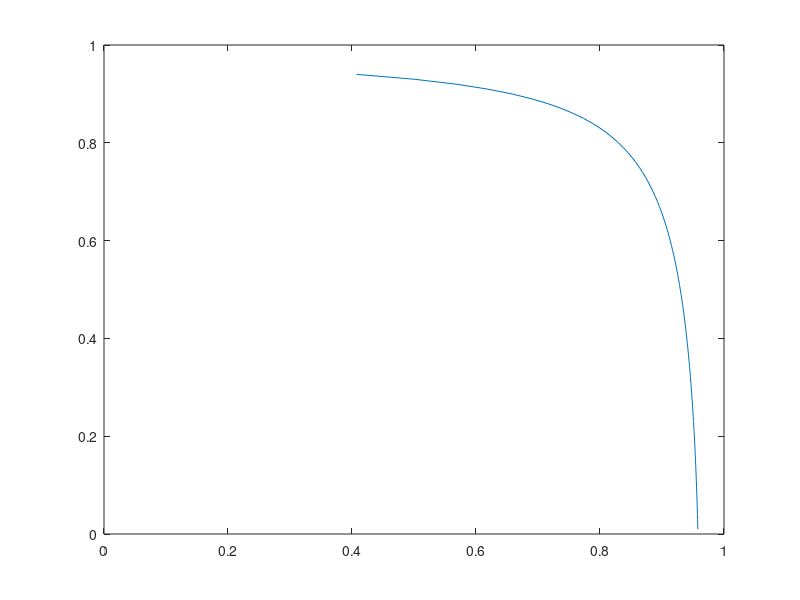

This chart was generated by the following MATLAB code:
close all;
clear all;

Pb = 1e-2;
Ia = 0.01:0.01:0.94;
A1 = 1.09542;
B1 = 0.214217;
C1 = 2.33727;
A2 = 0.706692;
B2 = 0.386013;
C2 = -1.75017;
if(Ia <= 0.3646)
    Sigma_a = A1 .* Ia.^2 + B1 .* Ia + C1 .* sqrt(Ia);
else
	Sigma_a = -A2 .* log(-B2 .* (Ia - 1.0)) - C2 .* Ia;
end
Var_a = Sigma_a.^2;
Mean_a = Var_a ./ 2.0;

Var_e = (2 * sqrt(2) * erfcinv(2 * Pb)) .^ 2 - Var_a;
Sigma_e = sqrt(Var_e);
a1 = -0.0421061;
b1 = 0.209252;
c1 = -0.00640081;
a2 = 0.00181491;
b2 = -0.142675;
c2 = -0.0822054;
d2 = 0.0549608;
if(Sigma_e <= 1.6363)
    Ie = a1 * Sigma_e.^3 + b1 * Sigma_e.^2 + c1 * Sigma_e;
elseif(Sigma_e > 1.6363 & Sigma_e < 10)
    Ie = 1 - exp(a2 * Sigma_e.^3 + b2 * Sigma_e.^2 + c2 * Sigma_e + d2);
else
    Ie = 1;
end

plot(Ie, Ia);
axis([0 1 0 1]);